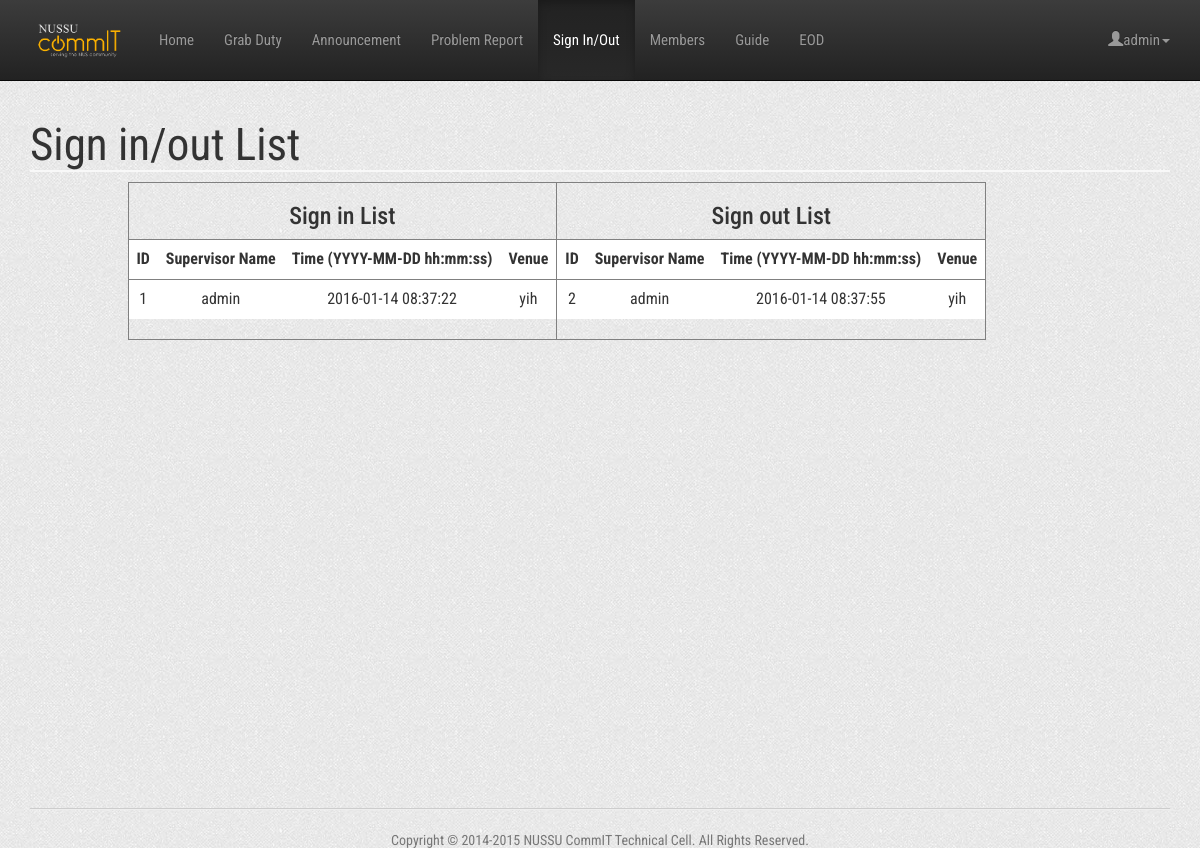
Screenshot of /signlist.php (signed in) with the database file from the repository.
### tables this page shows
CREATE TABLE IF NOT EXISTS `sign` (
  `id` int(11) NOT NULL,
  `supervisor_id` int(11) NOT NULL,
  `time` timestamp NOT NULL DEFAULT CURRENT_TIMESTAMP,
  `venue` varchar(30) NOT NULL,
  `signtype` varchar(30) NOT NULL
);

CREATE TABLE IF NOT EXISTS `users` (
  `id` int(11) NOT NULL,
  `name` varchar(40) NOT NULL,
  `matric_number` varchar(30) DEFAULT NULL,
  `contact` varchar(30) DEFAULT NULL COMMENT 'phone number',
  `password` varchar(60) NOT NULL,
  `email` varchar(50) NOT NULL DEFAULT '',
  `is_admin` tinyint(1) NOT NULL DEFAULT '0',
  `cell` varchar(24) NOT NULL DEFAULT 'none',
  `position` varchar(24) NOT NULL DEFAULT 'Subcom',
  `new_ann` int(11) NOT NULL DEFAULT '1',
  `status` int(1) NOT NULL DEFAULT '1' COMMENT 'activation status',
  `temp1` int(11) NOT NULL,
  `temp2` int(11) NOT NULL,
  `tracking` varchar(11) NOT NULL DEFAULT '0',
  `duty` int(11) NOT NULL DEFAULT '1',
  `notification` int(11) NOT NULL DEFAULT '0'
);

### Controller/SignController.php (called while the page is built, shortened)
<?php
require_once(dirname(__FILE__).'/../Utils/DBoperation.php');
class SignController {
    private static $instance;
    private $signList;
    private function __construct() {
        $this->signList = new DBOperation("sign");
    }
    public static function getInstance() {
        if (!self::$instance) {
            self::$instance = new self();
        }
        return self::$instance;
    }
    public function getAllSignList() {
        return $this->signList->getAll();
    }
}
?>

### Utils/DBoperation.php (called while the page is built, shortened)
<?php
require_once(dirname(__FILE__).'/DBhandler.php');
	Class DBOperation
	{
		private $tableName;
		private static $dbHandler;
		public function DBOperation($tableName)
		{
			$this->tableName = $tableName;
			self::$dbHandler = new DBHandler();
		}
                private function commandiseCondition($condition)
                {
                    $conditionCommand = "";
                    foreach ($condition as $key => $value)
                    {
                        $conditionCommand = $conditionCommand.$key." = \"".$value."\"";
                    }
                    return $conditionCommand;
                }
                public function get($conditions,$sortBy = "")
		{
                    $conditionCommand = $this->commandiseCondition($conditions);
                    $query = "SELECT * FROM ".$this->tableName;
                    if ($conditionCommand != "")
                    {
                        $query = $query." WHERE ".$conditionCommand;
                    }
                    return self::$dbHandler->getQuery($query);
		}
		public function getAll()
		{
			$query = "SELECT * FROM ".$this->tableName;
			return self::$dbHandler->getQuery($query);
		}
	};
?>

### Utils/DBhandler.php (called while the page is built, shortened)
<?php
Class DBHandler
{
    private $con;
    public function DBHandler()
    {
        $this->con = mysqli_connect(DB_SERVER,DB_USER,DB_PASS,DB_NAME);
    }
    public function getQuery($query)
    {
        $result = mysqli_query($this->con,$query);
        $data = array();
        $i = 0;
        while ($data[$i++] = mysqli_fetch_array($result));
        unset($data[count($data)-1]);
        return $data;
    }
};
?>

### Controller/UserController.php (called while the page is built, shortened)
<?php
include_once(dirname(__FILE__).'/../Model/User.php');
require_once(dirname(__FILE__).'/../Utils/DBoperation.php');
class UserController {
    private static $instance;
    private $userList;
    private function __construct() {
        $this->userList = new DBOperation("users");
    }
    public static function getInstance() {
        if (!self::$instance) {
            self::$instance = new self();
        }
        return self::$instance;
    }
    public function getUserName($userID) {
        $condition = array();
        $condition["id"] = $userID;
        $user = $this->userList->get($condition);
        return $user[0]["name"];
    }
}
?>

### signlist.php (the view, shortened to what this page needs)
<html>
	<head>
		<link href="includes/css/bootstrap.min.css" rel="stylesheet">
		<link href="includes/css/bootstrap-theme.min.css" rel="stylesheet">
        <link href="includes/css/style.css" rel="stylesheet">
	</head>
    <body>
        <?php include_once(dirname(__FILE__).'/includes/header.php');?>
        <?php include_once(dirname(__FILE__).'/Controller/SignController.php');?>
        <?php include_once(dirname(__FILE__).'/Controller/UserController.php');?>
        <div class="container">
        <?php
            $userController = UserController::getInstance();
        ?>
        <div class="row">
            <div class="col-sm-12">
                <h1>Sign in/out List</h1>
            </div>
        </div>
        <div class="row row-centered text-centered">
        <div class="col-sm-1"></div>
        <div class="col-sm-10">
        <?php
            $signController = SignController::getInstance();
            $signList = $signController->getAllSignList();
            ?>
            <table border = "1">
                <tr><td valign="top">
                <h3>Sign in List</h3>
                <table class='table' style='float:left;'>
                    <tr>
                        <th>ID</th>
                        <th>Supervisor Name</th>
                        <th>Time (YYYY-MM-DD hh:mm:ss)</th>
                        <th>Venue</th>
                    </tr>
                    <?php
                    for ($i = 0; $i < count($signList); ++$i) {
                        if ($signList[$i]['signtype'] != 'in') {
                            continue;
                        }
                        echo "<tr>";
                        echo "<td>".$signList[$i]['id']."</td>";
                        echo "<td>".$userController->getUserName($signList[$i]['supervisor_id'])."</td>";
                        echo "<td>".$signList[$i]['time']."</td>";
                        echo "<td>".$signList[$i]['venue']."</td>";
                    }
                    ?>
                </table>
                </td><td valign="top">
                <h3>Sign out List</h3>
                <table class='table'>
                    <tr>
                        <th>ID</th>
                        <th>Supervisor Name</th>
                        <th>Time (YYYY-MM-DD hh:mm:ss)</th>
                        <th>Venue</th>
                    </tr>
                    <?php
                    for ($i = 0; $i < count($signList); ++$i) {
                        if ($signList[$i]['signtype'] != 'out') {
                            continue;
                        }
                        echo "<tr>";
                        echo "<td>".$signList[$i]['id']."</td>";
                        echo "<td>".$userController->getUserName($signList[$i]['supervisor_id'])."</td>";
                        echo "<td>".$signList[$i]['time']."</td>";
                        echo "<td>".$signList[$i]['venue']."</td>";
                    }
                    ?>
                </table>
                </td></tr>
            </table>
            </div>
            <div class="col-sm-1"></div>
            </div></div>
        <?php include(dirname(__FILE__).'/includes/footer.php');?>
	</body>
</html>

### includes/css/style.css (style rules this page uses)
html { position: relative; min-height: 100%; }
body { margin-bottom: 60px; background: url(../img/bg.png); }
.table { background-color: white; }
td { text-align: center; }
h1, h2 { font-family: 'Roboto Condensed', sans-serif; font-size:45px; font-weight:400; color:#333333; }
h1 { border-bottom: 2px solid #f8f8f8; }
.table > thead > tr > th, .table > tbody > tr > th, .table > tfoot > tr > th, .table > thead > tr > td, .table > tbody > tr > td, .table > tfoot > tr > td { padding: 8px; line-height: 1.42857143; vertical-align: top; border-top: 1px solid gray; }

### rows the page displays
sign: id "1", supervisor.name "admin", time "2016-01-14 08:37:22", venue "yih"
sign: id "2", supervisor.name "admin", time "2016-01-14 08:37:55", venue "yih"

### other values shown
$_SESSION['user_name'] "admin"
